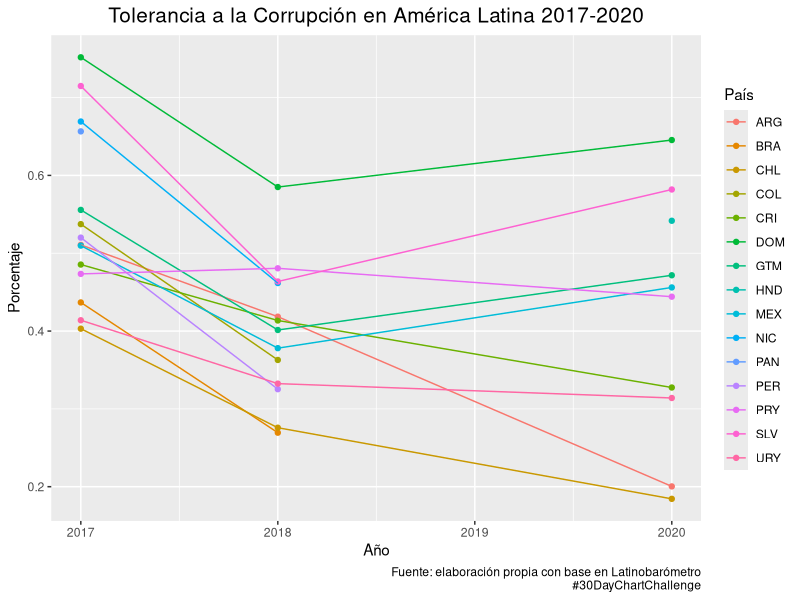

The R source for this figure:
library(tidyverse)

base <- readxl::read_xlsx("agrupadoCorrupt1.xlsx")

base %>% glimpse()


day3 <- base %>% na.omit() %>% ungroup() %>% 
  mutate(year = as.numeric(year)) %>% 
  ggplot(mapping = aes(x = year, y = porcentaje, color = cod, group = cod)) +
  geom_point() +
  geom_line()+
  labs(color= "País", title = "Tolerancia a la Corrupción en América Latina 2017-2020", 
       caption="Fuente: elaboración propia con base en Latinobarómetro
       #30DayChartChallenge",
       y="Porcentaje", x="Año")+
  theme(plot.title=element_text(size=15, color='black', hjust = 0.5))


ggsave(day3, filename = "Day3.png", dpi=300,
       width= 8.36, height =  4.33 )  
